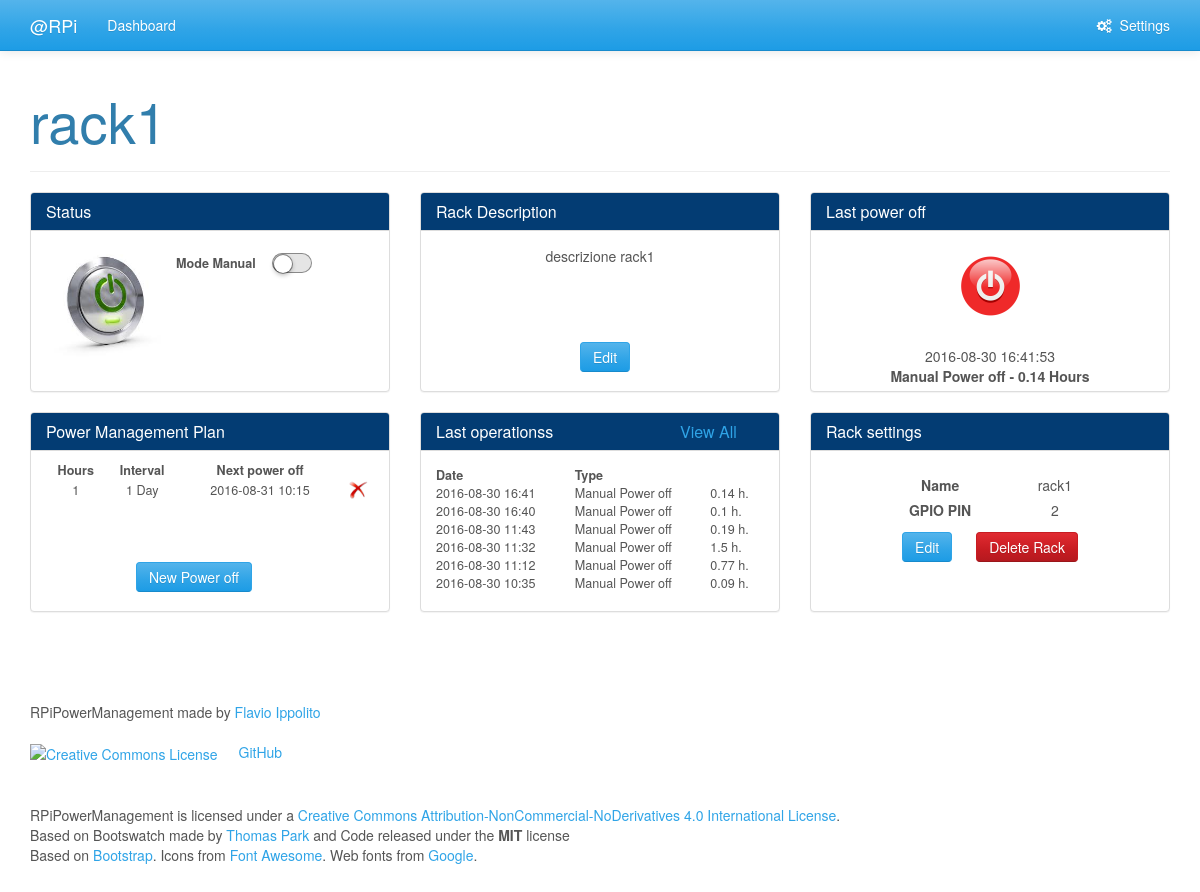
Page /module.php?id=1 on the committed database.
### tables this page shows
CREATE TABLE "tbModules" (
  "ModuleID" INTEGER NOT NULL ,
  "Name" varchar(50) NOT NULL,
  "Description" text NOT NULL,
  "GPIO" int(11) NOT NULL,
  "Throughtput" decimal(10,2) NOT NULL,
  "ManualACT" tinyint(1) DEFAULT '0',
  "ManualVAL" tinyint(1) DEFAULT '0', 'RowId' INTEGER NOT NULL DEFAULT 0,
  PRIMARY KEY ("ModuleID")
);

CREATE TABLE "tbEvents" (
  "EventID" INTEGER NOT NULL ,
  "Hour" time NOT NULL,
  "TimeInterval" int(11) DEFAULT NULL,
  "Liters" int(11) NOT NULL,
  "FirstExecution" date NOT NULL,
  "ModuleID" int(11) NOT NULL,
  PRIMARY KEY ("EventID")
);

### web/config/config.php (called while the page is built, shortened)
<?php
function minutesToString($minutes){
	$weeks = intval($minutes / 10080);
	$minutes = $minutes % 10080;
	$days = intval($minutes / 1440);
	$minutes = $minutes % 1440;
	$hours = intval($minutes / 60);
	$minutes = $minutes % 60;
	$str =  ($weeks>0 ? "$weeks " .($weeks>1? LANG_timestring_WEEKS : LANG_timestring_WEEK) . ", " : "").
			($days>0 ?"$days " .($days>1? LANG_timestring_DAYS : LANG_timestring_DAY) . ", " : "").
			($hours>0 ?"$hours " .($hours>1? LANG_timestring_HOURS : LANG_timestring_HOUR) . ", " : "").
			($minutes>0 ?"$minutes " .($minutes>1? LANG_timestring_MINUTES : LANG_timestring_MINUTE) . "  ": "");
	return substr($str, 0, strlen($str)-2);
}
class DB_CONN {
	private $db_conn;
	public function __construct(){
		$this->db_conn = new PDO("sqlite:/srv/rpirrigate/data/database.sqlite","","", array(PDO::ATTR_ERRMODE => PDO::ERRMODE_WARNING));
	}
	public function ex_select($sql, $params){
		$sql = $this->db_conn->prepare($sql);
		$sql->execute($params);
		return $sql;
	}
	public function ex_select_getFirst($sql, $params){
		$sql =$this->db_conn->prepare($sql);
		$sql->execute($params);
		$sql = $sql->fetch(PDO::FETCH_NUM);
		return $sql[0];
	}
	public function select_modules($id = NULL){
		if ($id==NULL){
			 $sql = "SELECT * FROM tbModules ORDER BY Name ASC;";
			 $params = array();
		} else {
			$sql = "SELECT * FROM tbModules WHERE ModuleID = :id ORDER BY Name ASC;";
			$params = array(':id'=>$id);
		}
		return $this->ex_select($sql,$params);
	}
	public function select_module_lastLog($module){
		$sql = "SELECT * ";
		$sql.= "FROM tbLogs ";
		$sql.= "WHERE ModuleID = :module ";
		$sql.= "UNION SELECT * FROM tbLogs WHERE isRain = 1 ";
		$sql.= "ORDER BY Time DESC LIMIT 1";
		return $this->ex_select($sql,array(':module'=>$module));
	}
	public function select_module_lastLogs($module){
		$sql = "SELECT * ";
		$sql.= "FROM tbLogs ";
		$sql.= "WHERE Liters > -1 AND ModuleID = :module ";
		$sql.= "UNION SELECT * FROM tbLogs WHERE isRain = 1 ";
		$sql.= "ORDER BY Time DESC LIMIT 6";
		return $this->ex_select($sql,array(':module'=>$module));
	}
	public function select_events($module){
		return $this->ex_select("SELECT * FROM tbEvents WHERE ModuleID = :module ;",
								array(':module'=>$module));
	}
	public function select1_event_nexttime($eventID, $interval){
		$sql = "SELECT strftime('%Y-%m-%d' , datetime(Time, '+" . $interval . " minutes')) FROM tbLogs WHERE EventID = :event ORDER BY Time DESC LIMIT 1;";
		$executed = $this->ex_select_getFirst($sql, array(':event'=>$eventID ));
		if($executed){
			$hour = $this->ex_select_getFirst("SELECT Hour FROM tbEvents WHERE EventID = :event ;",array(':event'=>$eventID));
			return $executed . " " . $hour;
		} else{
			$sql = "SELECT (FirstExecution || ' ' || Hour) FROM tbEvents WHERE EventID = :event ;";
			return $this->ex_select_getFirst($sql, array(':event'=>$eventID));
		}
	}
}
?>

### web/module.php (the view, shortened to what this page needs)
<?php
include 'config/config.php';
$db = new DB_CONN();
$userID = $_SESSION['RPirrigate_UserID'];
$currModuleID = $_GET['id'];
$currModule = $db->select_modules($currModuleID)->fetch(PDO::FETCH_ASSOC);
?>
<!DOCTYPE html>
<html>
  <head>
    <link rel="stylesheet" href="misc/bootstrap.css" media="screen">
    <link rel="stylesheet" href="misc/bootswatch.min.css">
    <link rel="stylesheet" href="//maxcdn.bootstrapcdn.com/font-awesome/4.3.0/css/font-awesome.min.css">
  </head>
  <body>
    <div class="navbar navbar-default navbar-fixed-top">
      <div class="container">
        <div class="navbar-header">
          <a href="#" class="navbar-brand"><?php echo $db->select1_username($userID);?>@RPi</a>
        </div>
        <div class="navbar-collapse collapse" id="navbar-main">
          <ul class="nav navbar-nav">
            <li><a href="home.php">Dashboard</a></li>
          </ul>
          <ul class="nav navbar-nav navbar-right">
            <li><a href="settings.php"><i class="fa fa-cogs"></i>&nbsp;&nbsp;<?php echo LANG_menu_SETTINGS; ?></a></li>
          </ul>
        </div>
      </div>
    </div>
    <div class="container">
      <div class="bs-docs-section clearfix">
        <div class="row">
          <div class="col-lg-12">
            <div class="page-header">
              <h1 id="dialogs"><?php echo $currModule['Name'];?></h1>
            </div>
          </div>
        </div>
        <div class="row" id="divRow1">
          <div class="col-lg-4">
            <div class="bs-component">
              <div class="panel panel-info">
                <div class="panel-heading">
                  <h3 class="panel-title"><?php echo LANG_module_STATUS; ?></h3>
                </div>
                <div class="panel-body" style="font-size:90%">
                  <table><tr>
                  <form method="post" action="" name="frmManual">
                    <td>
                      <?php
                      $filename = glob("mod_images/".$currModuleID.".*");
                      if (count($filename)>0)
                        echo("<img src='".$filename[0]."' style='width:120px;max-height:135px;border-radius:10px'/>");
                      else
                        echo("<img src='misc/logo.png' style='width:120px;border-radius:10px'/>");
                      ?>
                    </td>
                    <td style="padding-left:10px;padding-top:3px;vertical-align:top">
                      <table>
                        <tr>
                          <td><b><?php echo LANG_module_MODE." ".LANG_module_MANUAL ?><b></td>
                          <td>
                            <div class="wrap">
                              <label>
                              <div><div></div></div></label>
                            </div>
                          </td>
                        </tr>
                      </table>
                    </td>
                  </form>
                  </tr></table>
                </div>
              </div>
            </div>
          </div>
          <div class="col-lg-4">
            <div class="bs-component">
              <div class="panel panel-info">
                <div class="panel-heading">
                  <h3 class="panel-title"><?php echo LANG_module_DESCRIPTION;?></h3>
                </div>
                <div class="panel-body" style="text-align:center;" id="divDescription1">
                  <?php echo $currModule['Description']?>
                  <br/>
                  <a href="javascript:HideShow('Description');"
                        class="btn btn-primary input-sm"
                        style="padding-top:4px;position:absolute;bottom:0;margin-left:-20px;margin-bottom:20px">
                          <?php echo LANG_module_EDIT; ?></a>
                </div>
              </div>
            </div>
          </div>
          <div class="col-lg-4">
            <div class="bs-component">
              <div class="panel panel-info">
                <div class="panel-heading">
                  <h3 class="panel-title"><?php echo LANG_module_IRRIG_LAST;?></h3>
                </div>
                <div class="panel-body" style="text-align:center;">
                  <?php
                  $last = $db->select_module_lastLog($currModuleID)->fetch(PDO::FETCH_ASSOC);
                  $NoLogsYet = empty($last);
                  if(!$NoLogsYet){
                    if($last['isRain']){
                      echo("<img src='misc/img_rain.png' /><br/><br/>");
                    } else {
                      echo("<img src='misc/img_irrigate.png' /><br/><br/>");
                    }
                    echo $last['Time'] . "<br/><b>" . ($last['isRain']? LANG_module_RAIN : (($last['EventID']=='-1')?LANG_module_MANUALIRRIGATION : LANG_module_PLANNEDIRRIGATION)) . " - ";
                    echo ($last['Liters']>-1)
                          ? $last['Liters'] ." ".  ($last['isRain']? "mm" : LANG_module_LITERS)."</b>"
                          : LANG_module_INPROGRESS."</b>";
                  } else {
                    echo("<img src='misc/img_noirrig.png' /><br/><br/>");
                    echo LANG_module_NOIRRIGYET;
                  }
                  ?>
                </div>
              </div>
            </div>
          </div>
        </div>
        <div class="row" id="divRow2">
          <div class="col-lg-4">
            <div class="bs-component">
              <div class="panel panel-info">
                <div class="panel-heading">
                  <h3 class="panel-title"><?php echo LANG_module_IRRIG_PLAN;?></h3>
                </div>
                <div class="panel-body" id="divEvents1">
                  <table style="width:100%;margin-top:-5px;text-align:center;font-size:90%">
                    <tr>
                      <td><b><?php echo LANG_module_LITERS ?></b></td>
                      <td><b><?php echo LANG_module_INTERVAL ?></b></td>
                      <td><b><?php echo LANG_module_IRRIG_NEXT ?></b></td>
                      <td></td>
                    </tr>
                    <?php
                    $qry = $db->select_events($currModuleID);
                    $i=0;
                    while($row = $qry->fetch(PDO::FETCH_ASSOC)){
                      echo("<form name='frmDeleteEvent_$i' method='post' action=''>");
                      echo("<tr><td>" . $row['Liters']. "</td><td>".minutesToString($row['TimeInterval']). "</td>");
                      echo("<td>" . $db->select1_event_nexttime($row['EventID'],$row['TimeInterval']) . "</td>");
                      echo("<td><a href='javascript:frmDeleteEvent_$i.submit();' onclick='return confirm(\"".LANG_settings_RUSURE ."\");'><img src='misc/img_delete.png' width=20 /></a></td></tr>");
                      echo("</form>");
                      $i++;
                    }
                    ?>
                  </table>
                  <?php
                  if($i<5){ ?>
                      <a href="javascript:Events_HideShow(1,2);"
                        class="btn btn-primary input-sm"
                        style="padding-top:4px;position:absolute;bottom:0;margin-left:90px;margin-bottom:20px">
                          <?php echo LANG_module_ADDEVENT; ?></a>
                      </div>
                  <?php
                  } else { ?>
                    </div>
                  <?php } ?>
              </div>
            </div>
          </div>
          <div class="col-lg-4">
            <div class="bs-component">
              <div class="panel panel-info">
                <div class="panel-heading">
                  <h3 class="panel-title">
                    <?php echo LANG_module_IRRIGS_LAST;?>
                    <?php if (!$NoLogsYet): ?>
                      <span style="position:absolute;right:0;width:100px">
                        <a href="javascript:Logs_ShowHide();">
                          <?php echo LANG_module_VIEWALL;?></a></span>
                    <?php endif ?>
                  </h3>
                </div>
                <div class="panel-body">
                  <?php
                  if (!$NoLogsYet){ ?>
                    <table style="width:100%;font-size:90%;">
                      <tr>
                        <td><b><?php echo LANG_module_DATE;?></b></td>
                        <td><b><?php echo LANG_module_TYPE;?></b></td>
                        <td></td>
                      </tr>
                      <?php
                      $lasts = $db->select_module_lastLogs($currModuleID);
                      while($row = $lasts->fetch(PDO::FETCH_ASSOC)){
                        echo("<tr><td>".substr($row['Time'],0, 16)."</td>");
                        echo("<td>".($row['isRain']? LANG_module_RAIN : (($row['EventID']=='-1')?LANG_module_MANUALIRRIGATION : LANG_module_PLANNEDIRRIGATION)) ."</td>");
                        echo("<td>".$row['Liters']." " . ($row['isRain']? "mm" : LANG_module_LITERS_SHORT) ."</td></tr>");
                      }
                      ?>
                    </table>
                  <?php } else {
                    echo("<div style='text-align:center'><img src='misc/img_noirrig.png' /><br/><br/>");
                    echo LANG_module_NOIRRIGYET."</div>";
                  }
                  ?>
                </div>
              </div>
            </div>
          </div>
          <div class="col-lg-4">
            <div class="bs-component">
              <div class="panel panel-info">
                <div class="panel-heading">
                  <h3 class="panel-title"><?php echo LANG_module_SETTINGS;?></h3>
                </div>
                <div class="panel-body" style="text-align:center;" id="divSettings1">
                  <table style="width:70%;margin-left:40px;margin-top:6px;">
                    <tr style="height:25px">
                      <td><b><?php echo LANG_module_NAME ?></b></td>
                      <td><?php echo $currModule['Name']?></td>
                    </tr>
                    <tr style="height:25px">
                      <td><b>GPIO PIN</b></td>
                      <td><?php echo $currModule['GPIO']?></td>
                    </tr>
                  </table>
                  <a href="javascript:HideShow('Settings');"
                        class="btn btn-primary input-sm"
                        style="padding-top:4px;margin-top:10px">
                          <?php echo LANG_module_EDIT; ?></a>
                  <a href="javascript:DeleteThisModule();"
                     class="btn btn-danger input-sm"
                     style="padding-top:4px;margin-top:10px;margin-left:20px;">
                    <?php echo LANG_module_DELETE_BTN; ?></a>
                </div>
              </form></div>
            </div>
          </div>
        </div>
      </div>
      <footer><?php include 'misc/footer.php';?></footer>
    </div>
</body>
</html>

### web/module.php (style rules this page uses)
input[type="checkbox"].ios-switch + div { vertical-align: middle; width: 40px; height: 20px; border: 1px solid rgba(0,0,0,.4); border-radius: 999px; background-color: rgba(0, 0, 0, 0.1); -webkit-transition-duration: .4s; -webkit-transition-property: background-color, box-shadow; box-shadow: inset 0 0 0 0px rgba(0,0,0,0.4); display:inline-block; }
input[type="checkbox"].ios-switch + div > div { float: left; width: 18px; height: 18px; border-radius: inherit; background: #ffffff; -webkit-transition-timing-function: cubic-bezier(.54,1.85,.5,1); -webkit-transition-duration: 0.4s; -webkit-transition-property: transform, background-color, box-shadow; -moz-transition-timing-function: cubic-bezier(.54,1.85,.5,1); -moz-transition-duration: 0.4s; -moz-transition-property: transform, background-color; box-shadow: 0px 2px 5px rgba(0, 0, 0, 0.3), 0px 0px 0 1px rgba(0, 0, 0, 0.4); pointer-events: none; margin-top: 1px; margin-left: 1px; }

### rows in the picture
tbmodules: Name "rack1", Description "descrizione rack1", GPIO "2"
tbevents: Liters "1", TimeInterval "1 Day", select1_event_nexttime "2016-08-31 10:15"

### other values in the picture
LANG_menu_SETTINGS "Settings"
LANG_module_STATUS "Status"
LANG_module_MODE "Mode"
LANG_module_MANUAL "Manual"
LANG_module_DESCRIPTION "Rack Description"
LANG_module_EDIT "Edit"
LANG_module_IRRIG_LAST "Last power off"
$last['Time'] "2016-08-30 16:41:53"
LANG_module_MANUALIRRIGATION "Manual Power off"
$last['Liters'] "0.14"
LANG_module_LITERS "Hours"
LANG_module_IRRIG_PLAN "Power Management Plan"
LANG_module_INTERVAL "Interval"
LANG_module_IRRIG_NEXT "Next power off"
LANG_module_ADDEVENT "New Power off"
